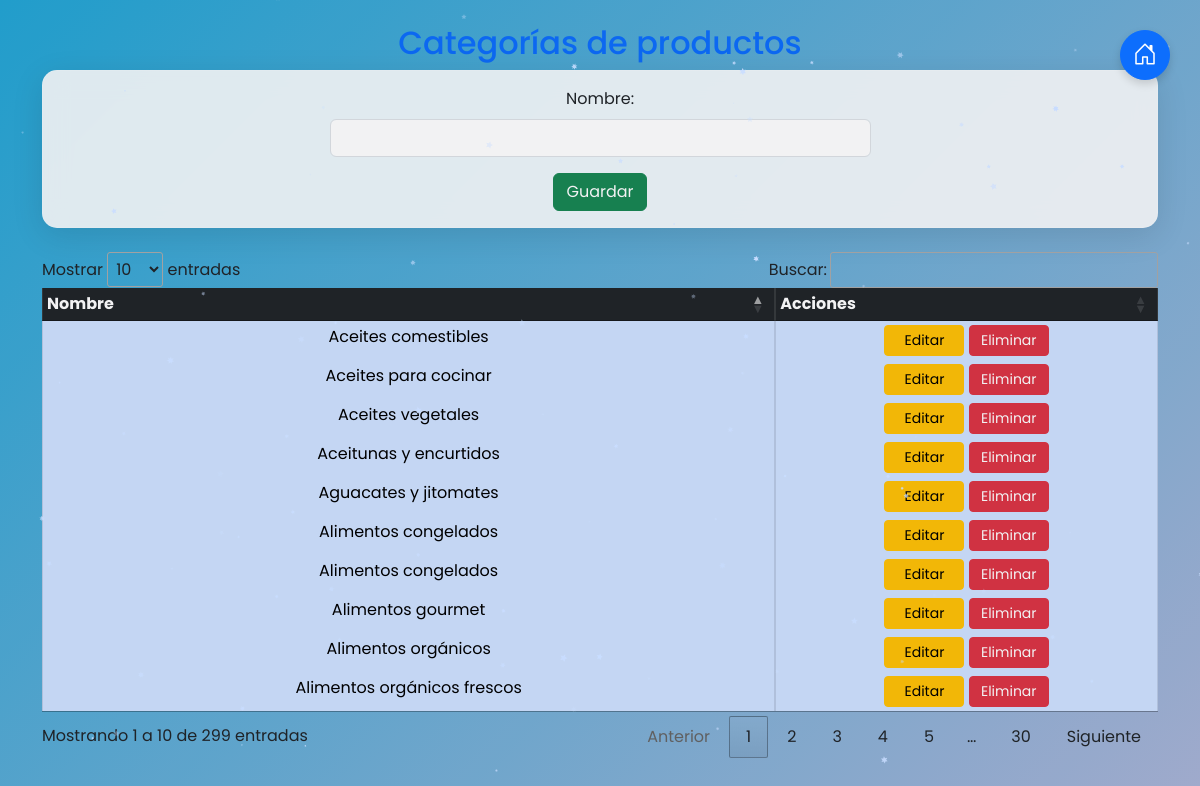
The page /crud_categorias.php (signed in) on the database its author committed.
### tables this page shows
CREATE TABLE `categorias` (
  `id_categoria` int(11) NOT NULL,
  `nombre` varchar(100) NOT NULL,
  `fechabaja` datetime DEFAULT NULL
);

### crud_categorias.php (the view, shortened to what this page needs)
<?php
include 'funciones/db.php';
if (isset($_GET["buscar"])) {
    $search = $conn->real_escape_string($_GET["buscar"]);
    $sql = "SELECT * FROM categorias WHERE nombre LIKE '%$search%'";
} else {
    $sql = "SELECT * FROM categorias";
}
$result = $conn->query($sql);
$categoria = ["id_categoria" => "", "nombre" => ""];
?>
<!DOCTYPE html>
<html lang="es">
<head>
    <link href="https://cdn.jsdelivr.net/npm/bootstrap@5.3.0/dist/css/bootstrap.min.css" rel="stylesheet">
    <link rel="stylesheet" href="https://cdn.datatables.net/1.11.3/css/jquery.dataTables.min.css">
    <link rel="stylesheet" href="https://cdn.jsdelivr.net/npm/bootstrap-icons@1.11.3/font/bootstrap-icons.min.css">
</head>
<body class="container mt-4">
    <h2 class="text-center text-primary font-weight-bold">Categorías de productos</h2>
    <div class="card p-3 mb-4">
        <form method="post" onsubmit="return validarFormulario();" class="text-center">
            <div class="mb-3 w-50 mx-auto">
                <label class="form-label">Nombre:</label>
                <input type="text" class="form-control" name="nombre" id="nombre" value="<?= htmlspecialchars($categoria['nombre']) ?>" required>
            </div>
            <div class="d-flex justify-content-center gap-2">
                <button type="submit" class="btn btn-success" name="<?= $categoria['id_categoria'] ? 'actualizar' : 'guardar' ?>">
                    <?= $categoria['id_categoria'] ? 'Actualizar' : 'Guardar' ?>
                </button>
            </div>
        </form>
    </div>
    <table class="table table-bordered text-center compact table-primary" id="tabla_datos">
        <thead class="table-dark">
            <tr>
                <th>Nombre</th>
                <th>Acciones</th>
            </tr>
        </thead>
        <tbody>
            <?php while ($row = $result->fetch_assoc()): ?>
                <tr>
                    <td><?= htmlspecialchars($row["nombre"]) ?></td>
                    <td>
                        <a href="#" onclick="confirmarEdicion(<?= $row['id_categoria'] ?>); return false;" class="btn btn-warning btn-sm">Editar</a>
                        <a href="#" onclick="confirmarEliminacion(<?= $row['id_categoria'] ?>); return false;" class="btn btn-danger btn-sm">Eliminar</a>
                    </td>
                </tr>
            <?php endwhile; ?>
        </tbody>
    </table>
<a href="#" onclick="confirmarRegreso(); return false;"
   class="floating-btn btn btn-primary btn-lg rounded-circle">
    <i class="bi bi-house-door fs-4"></i>
</a>
</body>
</html>

### crud_categorias.php (style rules this page uses)
body { background-color: #D8B9D6; }
.floating-btn { position: fixed; top: 30px; right: 30px; box-shadow: 0 4px 8px rgba(0, 0, 0, 0.15); transition: all 0.3s ease; width: 50px; height: 50px; display: flex; align-items: center; justify-content: center; z-index: 1000; }
.card { background: rgba(255, 255, 255, 0.9); backdrop-filter: blur(12px); border-radius: 15px; border: 1px solid rgba(255, 255, 255, 0.2); box-shadow: 0 8px 32px rgba(0, 0, 0, 0.1); }
body { font-family: 'Poppins', sans-serif; }
body { background: linear-gradient(-45deg, #6d38a0, #ff7eb3, #D8B9D6, #23a6d5); background-size: 400% 400%; animation: gradientBG 15s ease infinite; min-height: 100vh; }
.btn-warning, .btn-danger { transition: all 0.3s ease; min-width: 80px; }

### rows shown on the page
categorias: nombre "Aceites comestibles"
categorias: nombre "Aceitunas y encurtidos"
categorias: nombre "Alimentos congelados"
categorias: nombre "Aceites para cocinar"
categorias: nombre "Alimentos orgánicos"
categorias: nombre "Aguacates y jitomates"
categorias: nombre "Alimentos congelados"
categorias: nombre "Alimentos orgánicos frescos"
categorias: nombre "Aceites vegetales"
categorias: nombre "Alimentos gourmet"
